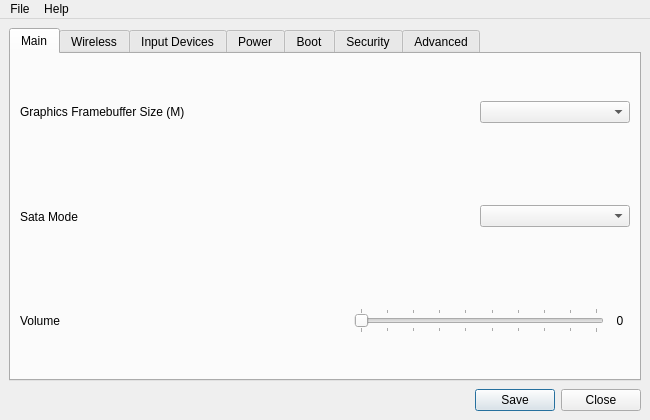
<?xml version="1.0" encoding="UTF-8"?>
<ui version="4.0">
 <class>corevantage</class>
 <widget class="QMainWindow" name="corevantage">
  <property name="geometry">
   <rect>
    <x>0</x>
    <y>0</y>
    <width>650</width>
    <height>420</height>
   </rect>
  </property>
  <property name="sizePolicy">
   <sizepolicy hsizetype="Fixed" vsizetype="Fixed">
    <horstretch>0</horstretch>
    <verstretch>0</verstretch>
   </sizepolicy>
  </property>
  <property name="minimumSize">
   <size>
    <width>650</width>
    <height>420</height>
   </size>
  </property>
  <property name="maximumSize">
   <size>
    <width>650</width>
    <height>420</height>
   </size>
  </property>
  <property name="focusPolicy">
   <enum>Qt::NoFocus</enum>
  </property>
  <property name="windowTitle">
   <string>corevantage</string>
  </property>
  <widget class="QWidget" name="centralwidget">
   <layout class="QVBoxLayout" name="verticalLayout">
    <property name="spacing">
     <number>8</number>
    </property>
    <item>
     <widget class="QTabWidget" name="tabWidget">
      <property name="autoFillBackground">
       <bool>false</bool>
      </property>
      <property name="currentIndex">
       <number>0</number>
      </property>
      <widget class="QWidget" name="tab_1">
       <attribute name="title">
        <string>Main</string>
       </attribute>
       <layout class="QVBoxLayout" name="verticalLayout_2">
        <item>
         <layout class="QHBoxLayout" name="horizontalLayout">
          <item>
           <widget class="QLabel" name="gfxLabel">
            <property name="sizePolicy">
             <sizepolicy hsizetype="Preferred" vsizetype="Expanding">
              <horstretch>0</horstretch>
              <verstretch>0</verstretch>
             </sizepolicy>
            </property>
            <property name="layoutDirection">
             <enum>Qt::LeftToRight</enum>
            </property>
            <property name="text">
             <string>Graphics Framebuffer Size (M)</string>
            </property>
            <property name="alignment">
             <set>Qt::AlignLeading|Qt::AlignLeft|Qt::AlignVCenter</set>
            </property>
            <property name="margin">
             <number>5</number>
            </property>
           </widget>
          </item>
          <item>
           <widget class="QComboBox" name="gfxCombo">
            <property name="maximumSize">
             <size>
              <width>150</width>
              <height>16777215</height>
             </size>
            </property>
           </widget>
          </item>
         </layout>
        </item>
        <item>
         <layout class="QHBoxLayout" name="horizontalLayout_2">
          <item>
           <widget class="QLabel" name="sataLabel">
            <property name="sizePolicy">
             <sizepolicy hsizetype="Preferred" vsizetype="Expanding">
              <horstretch>0</horstretch>
              <verstretch>0</verstretch>
             </sizepolicy>
            </property>
            <property name="layoutDirection">
             <enum>Qt::LeftToRight</enum>
            </property>
            <property name="text">
             <string>Sata Mode</string>
            </property>
            <property name="alignment">
             <set>Qt::AlignLeading|Qt::AlignLeft|Qt::AlignVCenter</set>
            </property>
            <property name="margin">
             <number>5</number>
            </property>
           </widget>
          </item>
          <item>
           <widget class="QComboBox" name="sataCombo">
            <property name="maximumSize">
             <size>
              <width>150</width>
              <height>16777215</height>
             </size>
            </property>
           </widget>
          </item>
         </layout>
        </item>
        <item>
         <layout class="QHBoxLayout" name="horizontalLayout_3">
          <item>
           <widget class="QLabel" name="volumeLabel">
            <property name="sizePolicy">
             <sizepolicy hsizetype="Preferred" vsizetype="Expanding">
              <horstretch>0</horstretch>
              <verstretch>0</verstretch>
             </sizepolicy>
            </property>
            <property name="layoutDirection">
             <enum>Qt::LeftToRight</enum>
            </property>
            <property name="text">
             <string>Volume</string>
            </property>
            <property name="alignment">
             <set>Qt::AlignLeading|Qt::AlignLeft|Qt::AlignVCenter</set>
            </property>
            <property name="margin">
             <number>5</number>
            </property>
           </widget>
          </item>
          <item>
           <widget class="QSlider" name="volumeSlider">
            <property name="sizePolicy">
             <sizepolicy hsizetype="Expanding" vsizetype="Maximum">
              <horstretch>0</horstretch>
              <verstretch>0</verstretch>
             </sizepolicy>
            </property>
            <property name="maximumSize">
             <size>
              <width>250</width>
              <height>16777215</height>
             </size>
            </property>
            <property name="maximum">
             <number>9</number>
            </property>
            <property name="orientation">
             <enum>Qt::Horizontal</enum>
            </property>
            <property name="tickPosition">
             <enum>QSlider::TicksBothSides</enum>
            </property>
           </widget>
          </item>
          <item>
           <widget class="QLabel" name="volumeValue">
            <property name="maximumSize">
             <size>
              <width>20</width>
              <height>16777215</height>
             </size>
            </property>
            <property name="text">
             <string>0</string>
            </property>
            <property name="alignment">
             <set>Qt::AlignCenter</set>
            </property>
           </widget>
          </item>
         </layout>
        </item>
       </layout>
      </widget>
      <widget class="QWidget" name="tab_2">
       <attribute name="title">
        <string>Wireless</string>
       </attribute>
       <layout class="QGridLayout" name="gridLayout_2">
        <item row="0" column="0">
         <layout class="QVBoxLayout" name="verticalLayout_3">
          <item>
           <layout class="QHBoxLayout" name="horizontalLayout_6">
            <item>
             <widget class="QLabel" name="wlanLabel">
              <property name="sizePolicy">
               <sizepolicy hsizetype="Preferred" vsizetype="Expanding">
                <horstretch>0</horstretch>
                <verstretch>0</verstretch>
               </sizepolicy>
              </property>
              <property name="maximumSize">
               <size>
                <width>16777215</width>
                <height>16777215</height>
               </size>
              </property>
              <property name="layoutDirection">
               <enum>Qt::LeftToRight</enum>
              </property>
              <property name="text">
               <string>Wireless LAN</string>
              </property>
              <property name="alignment">
               <set>Qt::AlignLeading|Qt::AlignLeft|Qt::AlignVCenter</set>
              </property>
              <property name="margin">
               <number>5</number>
              </property>
             </widget>
            </item>
            <item>
             <widget class="QCheckBox" name="wlanBox">
              <property name="maximumSize">
               <size>
                <width>115</width>
                <height>16777215</height>
               </size>
              </property>
              <property name="layoutDirection">
               <enum>Qt::LeftToRight</enum>
              </property>
              <property name="text">
               <string>Enabled</string>
              </property>
             </widget>
            </item>
           </layout>
          </item>
          <item>
           <layout class="QHBoxLayout" name="horizontalLayout_7">
            <item>
             <widget class="QLabel" name="btLabel">
              <property name="sizePolicy">
               <sizepolicy hsizetype="Preferred" vsizetype="Expanding">
                <horstretch>0</horstretch>
                <verstretch>0</verstretch>
               </sizepolicy>
              </property>
              <property name="maximumSize">
               <size>
                <width>16777215</width>
                <height>16777215</height>
               </size>
              </property>
              <property name="layoutDirection">
               <enum>Qt::LeftToRight</enum>
              </property>
              <property name="text">
               <string>Bluetooth</string>
              </property>
              <property name="alignment">
               <set>Qt::AlignLeading|Qt::AlignLeft|Qt::AlignVCenter</set>
              </property>
              <property name="margin">
               <number>5</number>
              </property>
             </widget>
            </item>
            <item>
             <widget class="QCheckBox" name="btBox">
              <property name="maximumSize">
               <size>
                <width>115</width>
                <height>16777215</height>
               </size>
              </property>
              <property name="text">
               <string>Enabled</string>
              </property>
             </widget>
            </item>
           </layout>
          </item>
          <item>
           <layout class="QHBoxLayout" name="horizontalLayout_8">
            <item>
             <widget class="QLabel" name="wwanLabel">
              <property name="sizePolicy">
               <sizepolicy hsizetype="Preferred" vsizetype="Expanding">
                <horstretch>0</horstretch>
                <verstretch>0</verstretch>
               </sizepolicy>
              </property>
              <property name="maximumSize">
               <size>
                <width>16777215</width>
                <height>16777215</height>
               </size>
              </property>
              <property name="layoutDirection">
               <enum>Qt::LeftToRight</enum>
              </property>
              <property name="text">
               <string>Wireless WAN</string>
              </property>
              <property name="alignment">
               <set>Qt::AlignLeading|Qt::AlignLeft|Qt::AlignVCenter</set>
              </property>
              <property name="margin">
               <number>5</number>
              </property>
             </widget>
            </item>
            <item>
             <widget class="QCheckBox" name="wwanBox">
              <property name="maximumSize">
               <size>
                <width>115</width>
                <height>16777215</height>
               </size>
              </property>
              <property name="text">
               <string>Enabled</string>
              </property>
             </widget>
            </item>
           </layout>
          </item>
         </layout>
        </item>
       </layout>
      </widget>
      <widget class="QWidget" name="tab_3">
       <attribute name="title">
        <string>Input Devices</string>
       </attribute>
       <layout class="QVBoxLayout" name="verticalLayout_4">
        <item>
         <layout class="QHBoxLayout" name="horizontalLayout_9">
          <item>
           <widget class="QLabel" name="trackpointLabel">
            <property name="sizePolicy">
             <sizepolicy hsizetype="Preferred" vsizetype="Expanding">
              <horstretch>0</horstretch>
              <verstretch>0</verstretch>
             </sizepolicy>
            </property>
            <property name="maximumSize">
             <size>
              <width>16777215</width>
              <height>16777215</height>
             </size>
            </property>
            <property name="layoutDirection">
             <enum>Qt::LeftToRight</enum>
            </property>
            <property name="text">
             <string>Trackpoint</string>
            </property>
            <property name="alignment">
             <set>Qt::AlignLeading|Qt::AlignLeft|Qt::AlignVCenter</set>
            </property>
            <property name="margin">
             <number>5</number>
            </property>
           </widget>
          </item>
          <item>
           <widget class="QCheckBox" name="trackpointBox">
            <property name="maximumSize">
             <size>
              <width>115</width>
              <height>16777215</height>
             </size>
            </property>
            <property name="layoutDirection">
             <enum>Qt::LeftToRight</enum>
            </property>
            <property name="text">
             <string>Enabled</string>
            </property>
           </widget>
          </item>
         </layout>
        </item>
        <item>
         <layout class="QHBoxLayout" name="horizontalLayout_19">
          <item>
           <widget class="QLabel" name="touchpadLabel">
            <property name="sizePolicy">
             <sizepolicy hsizetype="Preferred" vsizetype="Expanding">
              <horstretch>0</horstretch>
              <verstretch>0</verstretch>
             </sizepolicy>
            </property>
            <property name="maximumSize">
             <size>
              <width>16777215</width>
              <height>16777215</height>
             </size>
            </property>
            <property name="layoutDirection">
             <enum>Qt::LeftToRight</enum>
            </property>
            <property name="text">
             <string>Touchpad</string>
            </property>
            <property name="alignment">
             <set>Qt::AlignLeading|Qt::AlignLeft|Qt::AlignVCenter</set>
            </property>
            <property name="margin">
             <number>5</number>
            </property>
           </widget>
          </item>
          <item>
           <widget class="QCheckBox" name="touchpadBox">
            <property name="maximumSize">
             <size>
              <width>115</width>
              <height>16777215</height>
             </size>
            </property>
            <property name="text">
             <string>Enabled</string>
            </property>
           </widget>
          </item>
         </layout>
        </item>
        <item>
         <layout class="QHBoxLayout" name="horizontalLayout_10">
          <item>
           <widget class="QLabel" name="swapLabel">
            <property name="sizePolicy">
             <sizepolicy hsizetype="Preferred" vsizetype="Expanding">
              <horstretch>0</horstretch>
              <verstretch>0</verstretch>
             </sizepolicy>
            </property>
            <property name="maximumSize">
             <size>
              <width>16777215</width>
              <height>16777215</height>
             </size>
            </property>
            <property name="layoutDirection">
             <enum>Qt::LeftToRight</enum>
            </property>
            <property name="text">
             <string>Function-Control Swap</string>
            </property>
            <property name="alignment">
             <set>Qt::AlignLeading|Qt::AlignLeft|Qt::AlignVCenter</set>
            </property>
            <property name="margin">
             <number>5</number>
            </property>
           </widget>
          </item>
          <item>
           <widget class="QCheckBox" name="swapBox">
            <property name="enabled">
             <bool>true</bool>
            </property>
            <property name="maximumSize">
             <size>
              <width>115</width>
              <height>16777215</height>
             </size>
            </property>
            <property name="text">
             <string>Enabled</string>
            </property>
           </widget>
          </item>
         </layout>
        </item>
        <item>
         <layout class="QHBoxLayout" name="horizontalLayout_11">
          <item>
           <widget class="QLabel" name="stickyLabel">
            <property name="sizePolicy">
             <sizepolicy hsizetype="Preferred" vsizetype="Expanding">
              <horstretch>0</horstretch>
              <verstretch>0</verstretch>
             </sizepolicy>
            </property>
            <property name="maximumSize">
             <size>
              <width>16777215</width>
              <height>16777215</height>
             </size>
            </property>
            <property name="layoutDirection">
             <enum>Qt::LeftToRight</enum>
            </property>
            <property name="text">
             <string>Sticky Function Key</string>
            </property>
            <property name="alignment">
             <set>Qt::AlignLeading|Qt::AlignLeft|Qt::AlignVCenter</set>
            </property>
            <property name="margin">
             <number>5</number>
            </property>
           </widget>
          </item>
          <item>
           <widget class="QCheckBox" name="stickyBox">
            <property name="maximumSize">
             <size>
              <width>115</width>
              <height>16777215</height>
             </size>
            </property>
            <property name="text">
             <string>Enabled</string>
            </property>
           </widget>
          </item>
         </layout>
        </item>
       </layout>
      </widget>
      <widget class="QWidget" name="tab_4">
       <attribute name="title">
        <string>Power</string>
       </attribute>
       <layout class="QVBoxLayout" name="verticalLayout_5">
        <item>
         <layout class="QHBoxLayout" name="horizontalLayout_12">
          <item>
           <widget class="QLabel" name="pmbeepLabel">
            <property name="sizePolicy">
             <sizepolicy hsizetype="Preferred" vsizetype="Expanding">
              <horstretch>0</horstretch>
              <verstretch>0</verstretch>
             </sizepolicy>
            </property>
            <property name="maximumSize">
             <size>
              <width>16777215</width>
              <height>16777215</height>
             </size>
            </property>
            <property name="layoutDirection">
             <enum>Qt::LeftToRight</enum>
            </property>
            <property name="text">
             <string>Power Management Beeps</string>
            </property>
            <property name="alignment">
             <set>Qt::AlignLeading|Qt::AlignLeft|Qt::AlignVCenter</set>
            </property>
            <property name="margin">
             <number>5</number>
            </property>
           </widget>
          </item>
          <item>
           <widget class="QCheckBox" name="pmbeepBox">
            <property name="maximumSize">
             <size>
              <width>115</width>
              <height>16777215</height>
             </size>
            </property>
            <property name="layoutDirection">
             <enum>Qt::LeftToRight</enum>
            </property>
            <property name="text">
             <string>Enabled</string>
            </property>
           </widget>
          </item>
         </layout>
        </item>
        <item>
         <layout class="QHBoxLayout" name="horizontalLayout_18">
          <item>
           <widget class="QLabel" name="usbAOLabel">
            <property name="sizePolicy">
             <sizepolicy hsizetype="Preferred" vsizetype="Expanding">
              <horstretch>0</horstretch>
              <verstretch>0</verstretch>
             </sizepolicy>
            </property>
            <property name="maximumSize">
             <size>
              <width>16777215</width>
              <height>16777215</height>
             </size>
            </property>
            <property name="layoutDirection">
             <enum>Qt::LeftToRight</enum>
            </property>
            <property name="text">
             <string>USB Always On</string>
            </property>
            <property name="alignment">
             <set>Qt::AlignLeading|Qt::AlignLeft|Qt::AlignVCenter</set>
            </property>
            <property name="margin">
             <number>5</number>
            </property>
           </widget>
          </item>
          <item>
           <widget class="QComboBox" name="usbAOCombo">
            <property name="maximumSize">
             <size>
              <width>150</width>
              <height>16777215</height>
             </size>
            </property>
            <property name="sizeIncrement">
             <size>
              <width>0</width>
              <height>0</height>
             </size>
            </property>
           </widget>
          </item>
         </layout>
        </item>
        <item>
         <layout class="QHBoxLayout" name="horizontalLayout_15">
          <item>
           <widget class="QLabel" name="batteryLabel">
            <property name="sizePolicy">
             <sizepolicy hsizetype="Preferred" vsizetype="Expanding">
              <horstretch>0</horstretch>
              <verstretch>0</verstretch>
             </sizepolicy>
            </property>
            <property name="maximumSize">
             <size>
              <width>16777215</width>
              <height>16777215</height>
             </size>
            </property>
            <property name="layoutDirection">
             <enum>Qt::LeftToRight</enum>
            </property>
            <property name="text">
             <string>First Battery</string>
            </property>
            <property name="alignment">
             <set>Qt::AlignLeading|Qt::AlignLeft|Qt::AlignVCenter</set>
            </property>
            <property name="margin">
             <number>5</number>
            </property>
           </widget>
          </item>
          <item>
           <widget class="QComboBox" name="batteryCombo">
            <property name="maximumSize">
             <size>
              <width>150</width>
              <height>16777215</height>
             </size>
            </property>
            <property name="sizeIncrement">
             <size>
              <width>0</width>
              <height>0</height>
             </size>
            </property>
           </widget>
          </item>
         </layout>
        </item>
       </layout>
      </widget>
      <widget class="QWidget" name="tab_5">
       <attribute name="title">
        <string>Boot</string>
       </attribute>
       <layout class="QVBoxLayout" name="verticalLayout_6">
        <item>
         <layout class="QHBoxLayout" name="horizontalLayout_16">
          <item>
           <widget class="QLabel" name="bootLabel">
            <property name="sizePolicy">
             <sizepolicy hsizetype="Preferred" vsizetype="Expanding">
              <horstretch>0</horstretch>
              <verstretch>0</verstretch>
             </sizepolicy>
            </property>
            <property name="maximumSize">
             <size>
              <width>16777215</width>
              <height>16777215</height>
             </size>
            </property>
            <property name="layoutDirection">
             <enum>Qt::LeftToRight</enum>
            </property>
            <property name="text">
             <string>Boot Option</string>
            </property>
            <property name="alignment">
             <set>Qt::AlignLeading|Qt::AlignLeft|Qt::AlignVCenter</set>
            </property>
            <property name="margin">
             <number>5</number>
            </property>
           </widget>
          </item>
          <item>
           <widget class="QComboBox" name="bootCombo">
            <property name="maximumSize">
             <size>
              <width>150</width>
              <height>16777215</height>
             </size>
            </property>
           </widget>
          </item>
         </layout>
        </item>
        <item>
         <layout class="QHBoxLayout" name="horizontalLayout_14">
          <item>
           <widget class="QLabel" name="acAttachLabel">
            <property name="sizePolicy">
             <sizepolicy hsizetype="Preferred" vsizetype="Expanding">
              <horstretch>0</horstretch>
              <verstretch>0</verstretch>
             </sizepolicy>
            </property>
            <property name="maximumSize">
             <size>
              <width>16777215</width>
              <height>16777215</height>
             </size>
            </property>
            <property name="layoutDirection">
             <enum>Qt::LeftToRight</enum>
            </property>
            <property name="text">
             <string>Power On AC Attach</string>
            </property>
            <property name="alignment">
             <set>Qt::AlignLeading|Qt::AlignLeft|Qt::AlignVCenter</set>
            </property>
            <property name="margin">
             <number>5</number>
            </property>
           </widget>
          </item>
          <item>
           <widget class="QCheckBox" name="acAttachBox">
            <property name="maximumSize">
             <size>
              <width>115</width>
              <height>16777215</height>
             </size>
            </property>
            <property name="text">
             <string>Enabled</string>
            </property>
           </widget>
          </item>
         </layout>
        </item>
        <item>
         <layout class="QHBoxLayout" name="horizontalLayout_4">
          <item>
           <widget class="QLabel" name="rebootLabel">
            <property name="sizePolicy">
             <sizepolicy hsizetype="Preferred" vsizetype="Expanding">
              <horstretch>0</horstretch>
              <verstretch>0</verstretch>
             </sizepolicy>
            </property>
            <property name="layoutDirection">
             <enum>Qt::LeftToRight</enum>
            </property>
            <property name="text">
             <string>Reboot Counter</string>
            </property>
            <property name="alignment">
             <set>Qt::AlignLeading|Qt::AlignLeft|Qt::AlignVCenter</set>
            </property>
            <property name="margin">
             <number>5</number>
            </property>
           </widget>
          </item>
          <item>
           <widget class="QSlider" name="rebootSlider">
            <property name="sizePolicy">
             <sizepolicy hsizetype="Expanding" vsizetype="Maximum">
              <horstretch>0</horstretch>
              <verstretch>0</verstretch>
             </sizepolicy>
            </property>
            <property name="maximumSize">
             <size>
              <width>200</width>
              <height>16777215</height>
             </size>
            </property>
            <property name="maximum">
             <number>4</number>
            </property>
            <property name="orientation">
             <enum>Qt::Horizontal</enum>
            </property>
            <property name="tickPosition">
             <enum>QSlider::TicksBothSides</enum>
            </property>
           </widget>
          </item>
          <item>
           <widget class="QLabel" name="rebootValue">
            <property name="maximumSize">
             <size>
              <width>20</width>
              <height>16777215</height>
             </size>
            </property>
            <property name="text">
             <string>0</string>
            </property>
            <property name="alignment">
             <set>Qt::AlignCenter</set>
            </property>
           </widget>
          </item>
         </layout>
        </item>
       </layout>
      </widget>
      <widget class="QWidget" name="tab">
       <attribute name="title">
        <string>Security</string>
       </attribute>
       <layout class="QVBoxLayout" name="verticalLayout_8">
        <item>
         <layout class="QHBoxLayout" name="horizontalLayout_21">
          <item>
           <widget class="QLabel" name="meStateLabel">
            <property name="sizePolicy">
             <sizepolicy hsizetype="Preferred" vsizetype="Expanding">
              <horstretch>0</horstretch>
              <verstretch>0</verstretch>
             </sizepolicy>
            </property>
            <property name="maximumSize">
             <size>
              <width>16777215</width>
              <height>110</height>
             </size>
            </property>
            <property name="layoutDirection">
             <enum>Qt::LeftToRight</enum>
            </property>
            <property name="text">
             <string>Management Engine (ME) State</string>
            </property>
            <property name="alignment">
             <set>Qt::AlignLeading|Qt::AlignLeft|Qt::AlignVCenter</set>
            </property>
            <property name="margin">
             <number>5</number>
            </property>
           </widget>
          </item>
          <item>
           <widget class="QComboBox" name="meStateCombo">
            <property name="maximumSize">
             <size>
              <width>150</width>
              <height>16777215</height>
             </size>
            </property>
           </widget>
          </item>
         </layout>
        </item>
        <item>
         <layout class="QHBoxLayout" name="horizontalLayout_5">
          <item>
           <widget class="QLabel" name="meResetLabel">
            <property name="sizePolicy">
             <sizepolicy hsizetype="Preferred" vsizetype="Expanding">
              <horstretch>0</horstretch>
              <verstretch>0</verstretch>
             </sizepolicy>
            </property>
            <property name="maximumSize">
             <size>
              <width>16777215</width>
              <height>110</height>
             </size>
            </property>
            <property name="layoutDirection">
             <enum>Qt::LeftToRight</enum>
            </property>
            <property name="text">
             <string>ME Reset Counter</string>
            </property>
            <property name="alignment">
             <set>Qt::AlignLeading|Qt::AlignLeft|Qt::AlignVCenter</set>
            </property>
            <property name="margin">
             <number>5</number>
            </property>
           </widget>
          </item>
          <item>
           <widget class="QSlider" name="meResetSlider">
            <property name="sizePolicy">
             <sizepolicy hsizetype="Expanding" vsizetype="Maximum">
              <horstretch>0</horstretch>
              <verstretch>0</verstretch>
             </sizepolicy>
            </property>
            <property name="maximumSize">
             <size>
              <width>200</width>
              <height>16777215</height>
             </size>
            </property>
            <property name="maximum">
             <number>3</number>
            </property>
            <property name="orientation">
             <enum>Qt::Horizontal</enum>
            </property>
            <property name="tickPosition">
             <enum>QSlider::TicksBothSides</enum>
            </property>
           </widget>
          </item>
          <item>
           <widget class="QLabel" name="meResetValue">
            <property name="maximumSize">
             <size>
              <width>20</width>
              <height>16777215</height>
             </size>
            </property>
            <property name="text">
             <string>0</string>
            </property>
            <property name="alignment">
             <set>Qt::AlignCenter</set>
            </property>
           </widget>
          </item>
         </layout>
        </item>
       </layout>
      </widget>
      <widget class="QWidget" name="tab_6">
       <attribute name="title">
        <string>Advanced</string>
       </attribute>
       <layout class="QVBoxLayout" name="verticalLayout_7">
        <item>
         <layout class="QHBoxLayout" name="horizontalLayout_20">
          <item>
           <widget class="QLabel" name="debugLabel">
            <property name="sizePolicy">
             <sizepolicy hsizetype="Preferred" vsizetype="Expanding">
              <horstretch>0</horstretch>
              <verstretch>0</verstretch>
             </sizepolicy>
            </property>
            <property name="maximumSize">
             <size>
              <width>16777215</width>
              <height>110</height>
             </size>
            </property>
            <property name="layoutDirection">
             <enum>Qt::LeftToRight</enum>
            </property>
            <property name="text">
             <string>Debug Level</string>
            </property>
            <property name="alignment">
             <set>Qt::AlignLeading|Qt::AlignLeft|Qt::AlignVCenter</set>
            </property>
            <property name="margin">
             <number>5</number>
            </property>
           </widget>
          </item>
          <item>
           <widget class="QComboBox" name="debugCombo">
            <property name="maximumSize">
             <size>
              <width>150</width>
              <height>16777215</height>
             </size>
            </property>
           </widget>
          </item>
         </layout>
        </item>
        <item>
         <layout class="QHBoxLayout" name="horizontalLayout_17">
          <item>
           <widget class="QLabel" name="nmiLabel">
            <property name="sizePolicy">
             <sizepolicy hsizetype="Preferred" vsizetype="Expanding">
              <horstretch>0</horstretch>
              <verstretch>0</verstretch>
             </sizepolicy>
            </property>
            <property name="maximumSize">
             <size>
              <width>16777215</width>
              <height>110</height>
             </size>
            </property>
            <property name="layoutDirection">
             <enum>Qt::LeftToRight</enum>
            </property>
            <property name="text">
             <string>Non-Maskable Interrupts</string>
            </property>
            <property name="alignment">
             <set>Qt::AlignLeading|Qt::AlignLeft|Qt::AlignVCenter</set>
            </property>
            <property name="margin">
             <number>5</number>
            </property>
           </widget>
          </item>
          <item>
           <widget class="QCheckBox" name="nmiBox">
            <property name="maximumSize">
             <size>
              <width>115</width>
              <height>16777215</height>
             </size>
            </property>
            <property name="layoutDirection">
             <enum>Qt::LeftToRight</enum>
            </property>
            <property name="text">
             <string>Enabled</string>
            </property>
           </widget>
          </item>
         </layout>
        </item>
       </layout>
      </widget>
     </widget>
    </item>
    <item>
     <widget class="QDialogButtonBox" name="confirmBox">
      <property name="standardButtons">
       <set>QDialogButtonBox::Close|QDialogButtonBox::Save</set>
      </property>
     </widget>
    </item>
   </layout>
  </widget>
  <widget class="QMenuBar" name="menubar">
   <property name="geometry">
    <rect>
     <x>0</x>
     <y>0</y>
     <width>650</width>
     <height>20</height>
    </rect>
   </property>
   <widget class="QMenu" name="menuFile">
    <property name="title">
     <string>File</string>
    </property>
    <addaction name="actionSave_to_File"/>
    <addaction name="actionImport_from_File"/>
    <addaction name="separator"/>
    <addaction name="actionSave_and_Exit"/>
    <addaction name="actionExit"/>
   </widget>
   <widget class="QMenu" name="menuHelp">
    <property name="title">
     <string>Help</string>
    </property>
    <addaction name="actionInformation"/>
    <addaction name="separator"/>
    <addaction name="actionAbout_2"/>
   </widget>
   <addaction name="menuFile"/>
   <addaction name="menuHelp"/>
  </widget>
  <action name="actionInformation">
   <property name="text">
    <string>Information</string>
   </property>
  </action>
  <action name="actionAbout">
   <property name="text">
    <string>About</string>
   </property>
  </action>
  <action name="actionAbout_2">
   <property name="text">
    <string>About</string>
   </property>
  </action>
  <action name="actionSave_to_File">
   <property name="text">
    <string>Save to File...</string>
   </property>
  </action>
  <action name="actionImport_from_File">
   <property name="text">
    <string>Import from File...</string>
   </property>
  </action>
  <action name="actionExit">
   <property name="text">
    <string>Exit</string>
   </property>
  </action>
  <action name="actionSave_and_Exit">
   <property name="text">
    <string>Save and Exit</string>
   </property>
  </action>
 </widget>
 <resources/>
 <connections/>
</ui>
